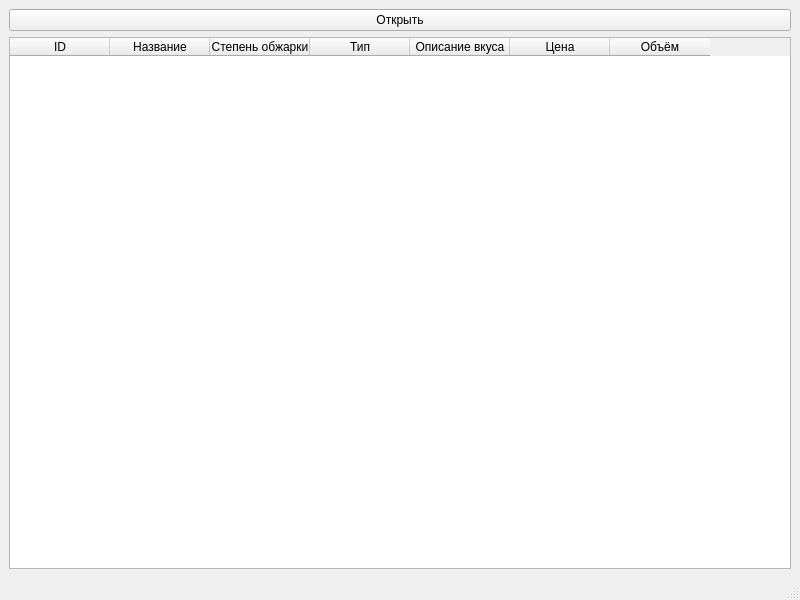
<?xml version="1.0" encoding="UTF-8"?>
<ui version="4.0">
 <class>Coffee_ui</class>
 <widget class="QMainWindow" name="Coffee_ui">
  <property name="geometry">
   <rect>
    <x>0</x>
    <y>0</y>
    <width>800</width>
    <height>600</height>
   </rect>
  </property>
  <property name="windowTitle">
   <string>Кофе</string>
  </property>
  <widget class="QWidget" name="centralwidget">
   <layout class="QVBoxLayout" name="verticalLayout">
    <item>
     <widget class="QPushButton" name="btn_open">
      <property name="text">
       <string>Открыть</string>
      </property>
     </widget>
    </item>
    <item>
     <widget class="QTableWidget" name="table_coffee">
      <column>
       <property name="text">
        <string>ID</string>
       </property>
      </column>
      <column>
       <property name="text">
        <string>Название</string>
       </property>
      </column>
      <column>
       <property name="text">
        <string>Степень обжарки</string>
       </property>
      </column>
      <column>
       <property name="text">
        <string>Тип</string>
       </property>
      </column>
      <column>
       <property name="text">
        <string>Описание вкуса</string>
       </property>
      </column>
      <column>
       <property name="text">
        <string>Цена</string>
       </property>
      </column>
      <column>
       <property name="text">
        <string>Объём</string>
       </property>
      </column>
     </widget>
    </item>
   </layout>
  </widget>
  <widget class="QMenuBar" name="menubar">
   <property name="geometry">
    <rect>
     <x>0</x>
     <y>0</y>
     <width>800</width>
     <height>21</height>
    </rect>
   </property>
  </widget>
  <widget class="QStatusBar" name="statusbar"/>
 </widget>
 <resources/>
 <connections/>
</ui>
